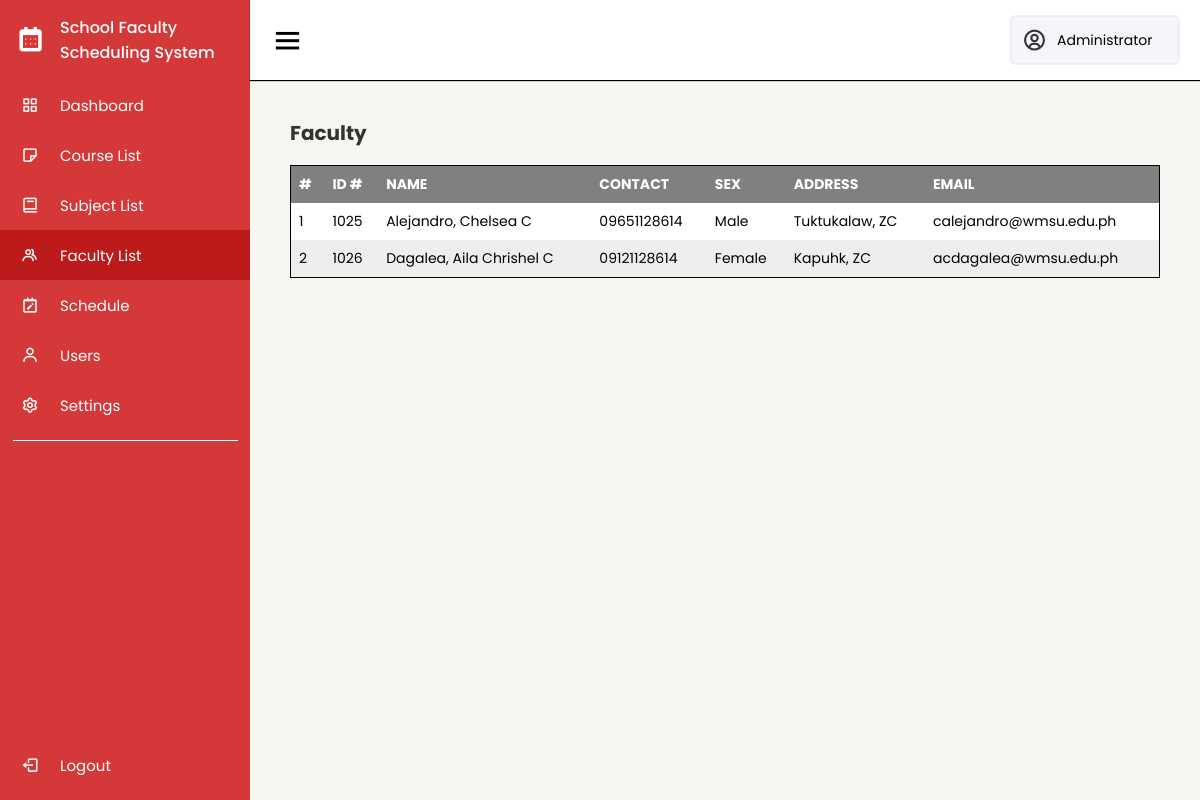
/faculty/faculty.php (signed in), run on the app's committed database.
### tables this page shows
CREATE TABLE `faculty` (
  `id` int(30) NOT NULL,
  `id_no` varchar(100) NOT NULL,
  `firstname` varchar(100) NOT NULL,
  `middlename` varchar(100) NOT NULL,
  `lastname` varchar(100) NOT NULL,
  `contact` varchar(100) NOT NULL,
  `gender` varchar(100) NOT NULL,
  `address` text NOT NULL,
  `email` varchar(200) NOT NULL
);

### tools/variables.php (called while the page is built, shortened)
<?php
    $dashboard = "";
    $course_list = "";
    $subject_list = "";
    $schedule = "";
    $users = "";
    $settings = "";
?>

### classes/faculty.class.php (called while the page is built, shortened)
<?php
require_once 'database.php';
class Faculty{
    protected $db;
    function __construct()
    {
        $this->db = new Database();
    }
    function show(){
        $sql = "SELECT * FROM faculty ORDER BY CONCAT('lastname',', ','firstname') ASC;";
        $query=$this->db->connect()->prepare($sql);
        if($query->execute()){
            $data = $query->fetchAll();
        }
        return $data;
    }
}
?>

### classes/database.php (called while the page is built)
<?php
class Database{
    private $host = 'localhost';
    private $username = 'root';
    private $password = '';
    private $database = 'scheduling_db';
    protected $connection;
    function connect(){
        try
			{
				$this->connection = new PDO("mysql:host=$this->host;dbname=$this->database",
											$this->username, $this->password);
			}
			catch (PDOException $e)
			{
				echo "Connection error " . $e->getMessage();
			}
        return $this->connection;
    }
}
?>

### faculty/faculty.php (the view, shortened to what this page needs)
<?php
    require_once '../tools/variables.php';
    $faculty_list = 'active';
    require_once '../includes/header.php';
    require_once '../includes/sidebar.php';
    require_once '../includes/topnav.php';
?>
    <div class="home-content">
        <div class="table-container">
            <div class="table-heading">
                <h3 class="table-title">Faculty</h3>
            </div>
            <table class="table">
                <thead>
                    <tr>
                        <th>#</th>
                        <th>ID #</th>
                        <th>Name</th>
                        <th>Contact</th>
                        <th>Sex</th>
                        <th>Address</th>
                        <th>Email</th>
                    </tr>
                </thead>
                <tbody>
                    <?php
                        require_once '../classes/faculty.class.php';
                        $faculty = new Faculty();
                        foreach ($faculty->show() as $value){
                    ?>
                        <tr>
                            <td><?php echo $value['id'] ?></td>
                            <td><?php echo $value['id_no'] ?></td>
                            <td><?php echo $value['lastname'] . ', ' . $value['firstname'] . ' ' . $value['middlename'] ?></td>
                            <td><?php echo $value['contact'] ?></td>
                            <td><?php echo $value['gender'] ?></td>
                            <td><?php echo $value['address'] ?></td>
                            <td><?php echo $value['email'] ?></td>
                        </tr>
                    <?php
                    }
                    ?>
                </tbody>
            </table>
        </div>
    </div>
<?php
    require_once '../includes/bottomnav.php';
    require_once '../includes/footer.php';
?>

### includes/header.php (shortened to what this page needs)
<!DOCTYPE html>
<html lang="en">
<head>
    <link rel="stylesheet" href="https://cdn.jsdelivr.net/npm/boxicons@latest/css/boxicons.min.css">
    <link rel="stylesheet" href="//code.jquery.com/ui/1.13.2/themes/base/jquery-ui.css">
    <link rel="stylesheet" href="../css/style.css">
</head>
<body>

### includes/sidebar.php (shortened to what this page needs)
<div class="side-bar">
    <div class="logo-details" title="Forecast">
        <i class='bx bx-calendar'></i>
        <span class="logo-name"> School Faculty Scheduling System</span>
    </div>
    <ul class="nav-links">
        <li>
            <a href="../admin/dashboard.php" class="<?php echo $dashboard; ?>" title="Dashboard">
                <i class='bx bx-grid-alt' ></i>
                <span class="links-name">Dashboard</span>
            </a>
        </li>
        <li>
            <a href="../courselist/courselist.php" class="<?php echo $course_list; ?>" title="Course List">
                <i class='bx bx-note'></i>
                <span class="links-name">Course List</span>
            </a>
        </li>
        <li>
            <a href="../subjectlist/subjectlist.php" class="<?php echo $subject_list; ?>" title="Subject List">
                <i class='bx bx-book'></i>
                <span class="links-name">Subject List</span>
            </a>
        </li>
        <li>
        <a href="../faculty/faculty.php" class="<?php echo $faculty_list; ?>" title="Faculty List">
                <i class='bx bx-group'></i>
                <span class="links-name">Faculty List</span>
            </a>
        </li>
        <li>
            <a href="../schedule/schedule.php" class="<?php echo $schedule; ?>" title="Schedule">
                <i class='bx bx-calendar-edit'></i>
                <span class="links-name">Schedule</span>
            </a>
        </li>
        <li>
            <a href="../users/users.php" class="<?php echo $users; ?>" title="Users">
                <i class='bx bx-user details' ></i>
                <span class="links-name">Users</span>
            </a>
        </li>
        <li>
            <a href="#" class="<?php echo $settings; ?>" title="Settings">
                <i class='bx bx-cog'></i>
                <span class="links-name">Settings</span>
            </a>
        </li>
        <hr class="line">
        <li id="logout-link">
            <a class="logout-link" href="../login/logout.php" title="Logout">
                <i class='bx bx-log-out'></i>
                <span class="links-name">Logout</span>
            </a>
        </li>
    </ul>
</div>

### includes/topnav.php (shortened to what this page needs)
<section class="home-section">
    <nav>
        <div class="side-bar-button">
            <i class='bx bx-menu small'></i>
        </div>
        <div class="profile-details">
            <i class='bx bx-user-circle'></i>
            <span class="admin-name"><?php echo $_SESSION['fullname']; ?></span>
        </div>
    </nav>

### includes/bottomnav.php
</section>

### css/style.css (style rules this page uses)
* { font-family:'Poppins', sans-serif; margin: 0; padding: 0; box-sizing: border-box; font-size: 14px; }
body { width: 100%; height: 100%; background-color: #f6f6f2; }
.side-bar { position: fixed; width: 250px; height: calc(100vh); overflow: hidden; background-color: #d43838; }
.side-bar .logo-details { height: 80px; display: flex; align-items: center; }
.side-bar .logo-details i { font-size: 28px; font-weight: 800; color: #fff; min-width: 60px; text-align: center; }
.side-bar .logo-details .logo-name { color: #fff; font-size: 16px; font-weight: 500; }
.side-bar .nav-links { height: calc(100vh); }
.side-bar .nav-links li { position: relative; list-style: none; height: 50px; width: 100%; }
.side-bar .nav-links li a { height: 100%; width: 100%; display: flex; align-items: center; text-decoration: none; }
.side-bar .nav-links .active { background-color: #bd1b1b; }
.side-bar .nav-links li i { min-width: 60px; text-align: center; font-size: 18px; color: #fff; }
.side-bar .nav-links li a .links-name { color: #fff; font-size: 15px; font-weight: 400; white-space: nowrap; }
.side-bar .nav-links .line { margin: 10px auto; width: 90%; height: 1px; border: 0; border-top: 1px solid white; }
.home-section { position: relative; width: calc(100% - 250px); left: 250px; }
.home-section nav { display: flex; justify-content: space-between; height: 80px; background-color: #fff; align-items: center; position: fixed; width: calc(100% - 250px); left: 250px; z-index: 999; box-shadow: 0 1px 1px; padding: 0 20px; }
.home-section nav .side-bar-button { display: flex; align-items: center; font-size: 24px; font-weight: 500; }
nav .side-bar-button i { font-size: 35px; margin-right: 10px; }
.home-section nav .profile-details { display: flex; align-items: center; background: #f5f6fa; border: 2px solid #efeef1; border-radius: 6px; height: 50px; min-width: 170px; }
.home-section nav .profile-details i { font-size: 25px; font-weight: 500; color: #333; margin: 0 10px; white-space: nowrap; }
.table-title { font-weight: solid; font-size: 20px; text-align: left; color: #333; margin: 20px 0; display: inline; }
.table-container { position: relative; top: 80px; padding: 40px; }
.table { border-collapse: collapse; border: 1px solid black; text-align: left; vertical-align: middle; width: 100%; overflow: auto; }
th, td { padding: 8px; font-size: 14px; }
thead { background-color: grey; color: white; font-size: .9rem; text-transform: uppercase; letter-spacing: 2%; }
thead th { width: auto; height: fit-content; }
tbody tr:nth-child(odd) { background-color: #fff; }
tbody tr:nth-child(even) { background-color: #eee; }
.table-container .table-heading { display: flex; justify-content: space-between; height: 25px; align-items: center; margin-bottom: 20px; }
.home-section .home-content { position: relative; }
#logout-link { position: absolute; bottom: 0; margin-bottom: 10px; }

### data on the page
faculty: id "1", id_no "1025", lastname "Alejandro", firstname "Chelsea", middlename "C", contact "09651128614", gender "Male", address "Tuktukalaw, ZC", email "calejandro@wmsu.edu.ph"
faculty: id "2", id_no "1026", lastname "Dagalea", firstname "Aila Chrishel", middlename "C", contact "09121128614", gender "Female", address "Kapuhk, ZC", email "acdagalea@wmsu.edu.ph"

### other printed values
$_SESSION['fullname'] "Administrator"
